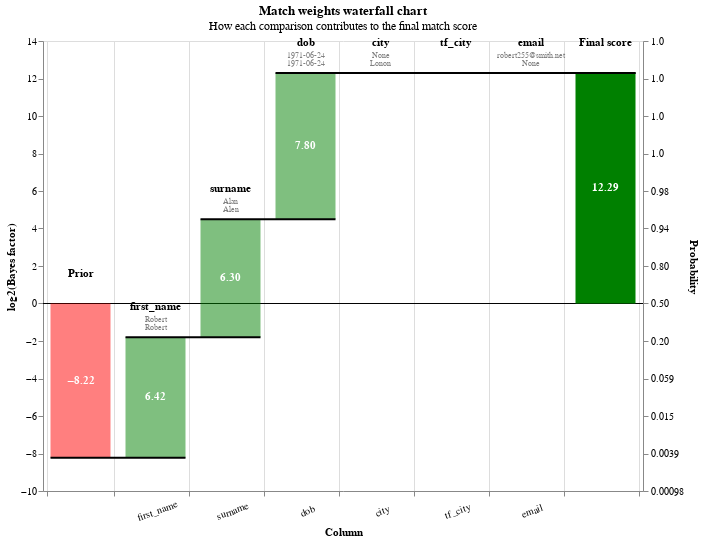

Notebook source saved alongside this figure:
### Code cell
records_to_view  = df_predictions.as_record_dict(limit=5)
linker.waterfall_chart(records_to_view, filter_nulls=False)

### Figure 1 — Vega-Lite specification as saved in the notebook (floating-point values rounded to 4 significant figures)
{"$schema": "https://vega.github.io/schema/vega-lite/v5.2.0.json", "config": {"view": {"continuousHeight": 300, "continuousWidth": 400}}, "data": {"values": [{"bar_sort_order": 0, "bayes_factor": 0.003343, "bayes_factor_description": null, "column_name": "Prior", "comparison_vector_value": null, "label_for_charts": "Starting match weight (prior)", "log2_bayes_factor": -8.225, "m_probability": null, "record_number": 0, "sql_condition": null, "term_frequency_adjustment": null, "u_probability": null, "value_l": "", "value_r": ""}, {"bar_sort_order": 1, "bayes_factor": 85.8, "bayes_factor_description": "If comparison level is `exact match` then comparison is 85.80 times more likely to be a match", "column_name": "first_name", "comparison_vector_value": 1, "label_for_charts": "Exact match", "log2_bayes_factor": 6.423, "m_probability": 0.4971, "record_number": 0, "sql_condition": "\"first_name_l\" = \"first_name_r\"", "term_frequency_adjustment": false, "u_probability": 0.005794, "value_l": "Robert", "value_r": "Robert"}, {"bar_sort_order": 2, "bayes_factor": 78.52, "bayes_factor_description": "If comparison level is `levenshtein <= 1` then comparison is 78.52 times more likely to be a match", "column_name": "surname", "comparison_vector_value": 2, "label_for_charts": "levenshtein <= 1", "log2_bayes_factor": 6.295, "m_probability": 0.1857, "record_number": 0, "sql_condition": "levenshtein(\"surname_l\", \"surname_r\") <= 1", "term_frequency_adjustment": false, "u_probability": 0.002364, "value_l": "Alan", "value_r": "Alen"}, {"bar_sort_order": 3, "bayes_factor": 222.5, "bayes_factor_description": "If comparison level is `exact match` then comparison is 222.50 times more likely to be a match", "column_name": "dob", "comparison_vector_value": 2, "label_for_charts": "Exact match", "log2_bayes_factor": 7.798, "m_probability": 0.3889, "record_number": 0, "sql_condition": "\"dob_l\" = \"dob_r\"", "term_frequency_adjustment": false, "u_probability": 0.001748, "value_l": "1971-06-24", "value_r": "1971-06-24"}, {"bar_sort_order": 4, "bayes_factor": 1, "bayes_factor_description": "If comparison level is `null` then comparison is 1.00 times more likely to be a match", "column_name": "city", "comparison_vector_value": -1, "label_for_charts": "Null", "log2_bayes_factor": 0, "m_probability": null, "record_number": 0, "sql_condition": "\"city_l\" IS NULL OR \"city_r\" IS NULL", "term_frequency_adjustment": false, "u_probability": null, "value_l": "None", "value_r": "Lonon"}, {"bar_sort_order": 5, "bayes_factor": 1, "bayes_factor_description": "If comparison level is `null` then comparison is 1.00 times more likely to be a match", "column_name": "tf_city", "comparison_vector_value": -1, "label_for_charts": "Null", "log2_bayes_factor": 0, "m_probability": null, "record_number": 0, "sql_condition": "\"city_l\" IS NULL OR \"city_r\" IS NULL", "term_frequency_adjustment": true, "u_probability": null, "value_l": "", "value_r": ""}, {"bar_sort_order": 6, "bayes_factor": 1, "bayes_factor_description": "If comparison level is `null` then comparison is 1.00 times more likely to be a match", "column_name": "email", "comparison_vector_value": -1, "label_for_charts": "Null", "log2_bayes_factor": 0, "m_probability": null, "record_number": 0, "sql_condition": "\"email_l\" IS NULL OR \"email_r\" IS NULL", "term_frequency_adjustment": false, "u_probability": null, "value_l": "robert255@smith.net", "value_r": "None"}, {"bar_sort_order": 7, "bayes_factor": 5012.0, "bayes_factor_description": null, "column_name": "Final score", "comparison_vector_value": null, "label_for_charts": "Final score", "log2_bayes_factor": 12.29, "m_probability": null, "record_number": 0, "sql_condition": null, "term_frequency_adjustment": null, "u_probability": null, "value_l": "", "value_r": ""}, {"bar_sort_order": 0, "bayes_factor": 0.003343, "bayes_factor_description": null, "column_name": "Prior", "comparison_vector_value": null, "label_for_charts": "Starting match weight (prior)", "log2_bayes_factor": -8.225, "m_probability": null, "record_number": 1, "sql_condition": null, "term_frequency_adjustment": null, "u_probability": null, "value_l": "", "value_r": ""}, {"bar_sort_order": 1, "bayes_factor": 85.8, "bayes_factor_description": "If comparison level is `exact match` then comparison is 85.80 times more likely to be a match", "column_name": "first_name", "comparison_vector_value": 1, "label_for_charts": "Exact match", "log2_bayes_factor": 6.423, "m_probability": 0.4971, "record_number": 1, "sql_condition": "\"first_name_l\" = \"first_name_r\"", "term_frequency_adjustment": false, "u_probability": 0.005794, "value_l": "Robert", "value_r": "Robert"}, {"bar_sort_order": 2, "bayes_factor": 22.37, "bayes_factor_description": "If comparison level is `levenshtein <= 2` then comparison is 22.37 times more likely to be a match", "column_name": "surname", "comparison_vector_value": 1, "label_for_charts": "levenshtein <= 2", "log2_bayes_factor": 4.484, "m_probability": 0.1121, "record_number": 1, "sql_condition": "levenshtein(\"surname_l\", \"surname_r\") <= 2", "term_frequency_adjustment": false, "u_probability": 0.005009, "value_l": "Alan", "value_r": "Allen"}, {"bar_sort_order": 3, "bayes_factor": 92.7, "bayes_factor_description": "If comparison level is `levenshtein <= 1` then comparison is 92.70 times more likely to be a match", "column_name": "dob", "comparison_vector_value": 1, "label_for_charts": "levenshtein <= 1", "log2_bayes_factor": 6.535, "m_probability": 0.1485, "record_number": 1, "sql_condition": "levenshtein(\"dob_l\", \"dob_r\") <= 1", "term_frequency_adjustment": false, "u_probability": 0.001602, "value_l": "1971-06-24", "value_r": "1971-05-24"}, {"bar_sort_order": 4, "bayes_factor": 1, "bayes_factor_description": "If comparison level is `null` then comparison is 1.00 times more likely to be a match", "column_name": "city", "comparison_vector_value": -1, "label_for_charts": "Null", "log2_bayes_factor": 0, "m_probability": null, "record_number": 1, "sql_condition": "\"city_l\" IS NULL OR \"city_r\" IS NULL", "term_frequency_adjustment": false, "u_probability": null, "value_l": "None", "value_r": "None"}, {"bar_sort_order": 5, "bayes_factor": 1, "bayes_factor_description": "If comparison level is `null` then comparison is 1.00 times more likely to be a match", "column_name": "tf_city", "comparison_vector_value": -1, "label_for_charts": "Null", "log2_bayes_factor": 0, "m_probability": null, "record_number": 1, "sql_condition": "\"city_l\" IS NULL OR \"city_r\" IS NULL", "term_frequency_adjustment": true, "u_probability": null, "value_l": "", "value_r": ""}, {"bar_sort_order": 6, "bayes_factor": 206.6, "bayes_factor_description": "If comparison level is `levenshtein <= 2` then comparison is 206.57 times more likely to be a match", "column_name": "email", "comparison_vector_value": 1, "label_for_charts": "levenshtein <= 2", "log2_bayes_factor": 7.69, "m_probability": 0.1282, "record_number": 1, "sql_condition": "levenshtein(\"email_l\", \"email_r\") <= 2", "term_frequency_adjustment": false, "u_probability": 0.0006208, "value_l": "robert255@smith.net", "value_r": "roberta25@smith.net"}, {"bar_sort_order": 7, "bayes_factor": 122900.0, "bayes_factor_description": null, "column_name": "Final score", "comparison_vector_value": null, "label_for_charts": "Final score", "log2_bayes_factor": 16.91, "m_probability": null, "record_number": 1, "sql_condition": null, "term_frequency_adjustment": null, "u_probability": null, "value_l": "", "value_r": ""}, {"bar_sort_order": 0, "bayes_factor": 0.003343, "bayes_factor_description": null, "column_name": "Prior", "comparison_vector_value": null, "label_for_charts": "Starting match weight (prior)", "log2_bayes_factor": -8.225, "m_probability": null, "record_number": 2, "sql_condition": null, "term_frequency_adjustment": null, "u_probability": null, "value_l": "", "value_r": ""}, {"bar_sort_order": 1, "bayes_factor": 85.8, "bayes_factor_description": "If comparison level is `exact match` then comparison is 85.80 times more likely to be a match", "column_name": "first_name", "comparison_vector_value": 1, "label_for_charts": "Exact match", "log2_bayes_factor": 6.423, "m_probability": 0.4971, "record_number": 2, "sql_condition": "\"first_name_l\" = \"first_name_r\"", "term_frequency_adjustment": false, "u_probability": 0.005794, "value_l": "Robert", "value_r": "Robert"}, {"bar_sort_order": 2, "bayes_factor": 78.52, "bayes_factor_description": "If comparison level is `levenshtein <= 1` then comparison is 78.52 times more likely to be a match", "column_name": "surname", "comparison_vector_value": 2, "label_for_charts": "levenshtein <= 1", "log2_bayes_factor": 6.295, "m_probability": 0.1857, "record_number": 2, "sql_condition": "levenshtein(\"surname_l\", \"surname_r\") <= 1", "term_frequency_adjustment": false, "u_probability": 0.002364, "value_l": "Allen", "value_r": "Alen"}, {"bar_sort_order": 3, "bayes_factor": 92.7, "bayes_factor_description": "If comparison level is `levenshtein <= 1` then comparison is 92.70 times more likely to be a match", "column_name": "dob", "comparison_vector_value": 1, "label_for_charts": "levenshtein <= 1", "log2_bayes_factor": 6.535, "m_probability": 0.1485, "record_number": 2, "sql_condition": "levenshtein(\"dob_l\", \"dob_r\") <= 1", "term_frequency_adjustment": false, "u_probability": 0.001602, "value_l": "1971-05-24", "value_r": "1971-06-24"}, {"bar_sort_order": 4, "bayes_factor": 1, "bayes_factor_description": "If comparison level is `null` then comparison is 1.00 times more likely to be a match", "column_name": "city", "comparison_vector_value": -1, "label_for_charts": "Null", "log2_bayes_factor": 0, "m_probability": null, "record_number": 2, "sql_condition": "\"city_l\" IS NULL OR \"city_r\" IS NULL", "term_frequency_adjustment": false, "u_probability": null, "value_l": "None", "value_r": "Lonon"}, {"bar_sort_order": 5, "bayes_factor": 1, "bayes_factor_description": "If comparison level is `null` then comparison is 1.00 times more likely to be a match", "column_name": "tf_city", "comparison_vector_value": -1, "label_for_charts": "Null", "log2_bayes_factor": 0, "m_probability": null, "record_number": 2, "sql_condition": "\"city_l\" IS NULL OR \"city_r\" IS NULL", "term_frequency_adjustment": true, "u_probability": null, "value_l": "", "value_r": ""}, {"bar_sort_order": 6, "bayes_factor": 1, "bayes_factor_description": "If comparison level is `null` then comparison is 1.00 times more likely to be a match", "column_name": "email", "comparison_vector_value": -1, "label_for_charts": "Null", "log2_bayes_factor": 0, "m_probability": null, "record_number": 2, "sql_condition": "\"email_l\" IS NULL OR \"email_r\" IS NULL", "term_frequency_adjustment": false, "u_probability": null, "value_l": "roberta25@smith.net", "value_r": "None"}, {"bar_sort_order": 7, "bayes_factor": 2088.0, "bayes_factor_description": null, "column_name": "Final score", "comparison_vector_value": null, "label_for_charts": "Final score", "log2_bayes_factor": 11.03, "m_probability": null, "record_number": 2, "sql_condition": null, "term_frequency_adjustment": null, "u_probability": null, "value_l": "", "value_r": ""}, {"bar_sort_order": 0, "bayes_factor": 0.003343, "bayes_factor_description": null, "column_name": "Prior", "comparison_vector_value": null, "label_for_charts": "Starting match weight (prior)", "log2_bayes_factor": -8.225, "m_probability": null, "record_number": 3, "sql_condition": null, "term_frequency_adjustment": null, "u_probability": null, "value_l": "", "value_r": ""}, {"bar_sort_order": 1, "bayes_factor": 85.8, "bayes_factor_description": "If comparison level is `exact match` then comparison is 85.80 times more likely to be a match", "column_name": "first_name", "comparison_vector_value": 1, "label_for_charts": "Exact match", "log2_bayes_factor": 6.423, "m_probability": 0.4971, "record_number": 3, "sql_condition": "\"first_name_l\" = \"first_name_r\"", "term_frequency_adjustment": false, "u_probability": 0.005794, "value_l": "Alfie", "value_r": "Alfie"}, {"bar_sort_order": 2, "bayes_factor": 89.48, "bayes_factor_description": "If comparison level is `exact match` then comparison is 89.48 times more likely to be a match", "column_name": "surname", "comparison_vector_value": 3, "label_for_charts": "Exact match", "log2_bayes_factor": 6.484, "m_probability": 0.4376, "record_number": 3, "sql_condition": "\"surname_l\" = \"surname_r\"", "term_frequency_adjustment": false, "u_probability": 0.00489, "value_l": "Griffiths", "value_r": "Griffiths"}, {"bar_sort_order": 3, "bayes_factor": 222.5, "bayes_factor_description": "If comparison level is `exact match` then comparison is 222.50 times more likely to be a match", "column_name": "dob", "comparison_vector_value": 2, "label_for_charts": "Exact match", "log2_bayes_factor": 7.798, "m_probability": 0.3889, "record_number": 3, "sql_condition": "\"dob_l\" = \"dob_r\"", "term_frequency_adjustment": false, "u_probability": 0.001748, "value_l": "2008-05-07", "value_r": "2008-05-07"}, {"bar_sort_order": 4, "bayes_factor": 10.26, "bayes_factor_description": "If comparison level is `exact match` then comparison is 10.26 times more likely to be a match", "column_name": "city", "comparison_vector_value": 1, "label_for_charts": "Exact match", "log2_bayes_factor": 3.36, "m_probability": 0.5661, "record_number": 3, "sql_condition": "\"city_l\" = \"city_r\"", "term_frequency_adjustment": false, "u_probability": 0.05515, "value_l": "Plymouth", "value_r": "Plymouth"}, {"bar_sort_order": 5, "bayes_factor": 3.736, "bayes_factor_description": "Term frequency adjustment on city makes comparison 3.74 times more likely to be a match", "column_name": "tf_city", "comparison_vector_value": 1, "label_for_charts": "Term freq adjustment on city with weight {cl.tf_adjustment_weight}", "log2_bayes_factor": 1.902, "m_probability": null, "record_number": 3, "sql_condition": "\"city_l\" = \"city_r\"", "term_frequency_adjustment": true, "u_probability": null, "value_l": "Plymouth", "value_r": "Plymouth"}, {"bar_sort_order": 6, "bayes_factor": 255.3, "bayes_factor_description": "If comparison level is `exact match` then comparison is 255.30 times more likely to be a match", "column_name": "email", "comparison_vector_value": 3, "label_for_charts": "Exact match", "log2_bayes_factor": 7.996, "m_probability": 0.5601, "record_number": 3, "sql_condition": "\"email_l\" = \"email_r\"", "term_frequency_adjustment": false, "u_probability": 0.002194, "value_l": "a.griffiths@garner-bridges.com", "value_r": "a.griffiths@garner-bridges.com"}, {"bar_sort_order": 7, "bayes_factor": 55920000.0, "bayes_factor_description": null, "column_name": "Final score", "comparison_vector_value": null, "label_for_charts": "Final score", "log2_bayes_factor": 25.74, "m_probability": null, "record_number": 3, "sql_condition": null, "term_frequency_adjustment": null, "u_probability": null, "value_l": "", "value_r": ""}, {"bar_sort_order": 0, "bayes_factor": 0.003343, "bayes_factor_description": null, "column_name": "Prior", "comparison_vector_value": null, "label_for_charts": "Starting match weight (prior)", "log2_bayes_factor": -8.225, "m_probability": null, "record_number": 4, "sql_condition": null, "term_frequency_adjustment": null, "u_probability": null, "value_l": "", "value_r": ""}, {"bar_sort_order": 1, "bayes_factor": 85.8, "bayes_factor_description": "If comparison level is `exact match` then comparison is 85.80 times more likely to be a match", "column_name": "first_name", "comparison_vector_value": 1, "label_for_charts": "Exact match", "log2_bayes_factor": 6.423, "m_probability": 0.4971, "record_number": 4, "sql_condition": "\"first_name_l\" = \"first_name_r\"", "term_frequency_adjustment": false, "u_probability": 0.005794, "value_l": "Alfie", "value_r": "Alfie"}, {"bar_sort_order": 2, "bayes_factor": 78.52, "bayes_factor_description": "If comparison level is `levenshtein <= 1` then comparison is 78.52 times more likely to be a match", "column_name": "surname", "comparison_vector_value": 2, "label_for_charts": "levenshtein <= 1", "log2_bayes_factor": 6.295, "m_probability": 0.1857, "record_number": 4, "sql_condition": "levenshtein(\"surname_l\", \"surname_r\") <= 1", "term_frequency_adjustment": false, "u_probability": 0.002364, "value_l": "Griffiths", "value_r": "Griffihs"}, {"bar_sort_order": 3, "bayes_factor": 0.4642, "bayes_factor_description": "If comparison level is `all other comparisons` then comparison is  2.15 times less likely to be a match", "column_name": "dob", "comparison_vector_value": 0, "label_for_charts": "All other comparisons", "log2_bayes_factor": -1.107, "m_probability": 0.4626, "record_number": 4, "sql_condition": "ELSE", "term_frequency_adjustment": false, "u_probability": 0.9967, "value_l": "2008-05-07", "value_r": "2009-04-07"}, {"bar_sort_order": 4, "bayes_factor": 0.4593, "bayes_factor_description": "If comparison level is `all other comparisons` then comparison is  2.18 times less likely to be a match", "column_name": "city", "comparison_vector_value": 0, "label_for_charts": "All other comparisons", "log2_bayes_factor": -1.123, "m_probability": 0.4339, "record_number": 4, "sql_condition": "ELSE", "term_frequency_adjustment": false, "u_probability": 0.9449, "value_l": "Plymouth", "value_r": "Plyoutm"}, {"bar_sort_order": 5, "bayes_factor": 1, "bayes_factor_description": "If comparison level is `all other comparisons` then comparison is  2.18 times less likely to be a match", "column_name": "tf_city", "comparison_vector_value": 0, "label_for_charts": "All other comparisons", "log2_bayes_factor": 0, "m_probability": 0.4339, "record_number": 4, "sql_condition": "ELSE", "term_frequency_adjustment": true, "u_probability": 0.9449, "value_l": "", "value_r": ""}, {"bar_sort_order": 6, "bayes_factor": 1, "bayes_factor_description": "If comparison level is `null` then comparison is 1.00 times more likely to be a match", "column_name": "email", "comparison_vector_value": -1, "label_for_charts": "Null", "log2_bayes_factor": 0, "m_probability": null, "record_number": 4, "sql_condition": "\"email_l\" IS NULL OR \"email_r\" IS NULL", "term_frequency_adjustment": false, "u_probability": null, "value_l": "a.griffiths@garner-bridges.com", "value_r": "None"}, {"bar_sort_order": 7, "bayes_factor": 4.802, "bayes_factor_description": null, "column_name": "Final score", "comparison_vector_value": null, "label_for_charts": "Final score", "log2_bayes_factor": 2.264, "m_probability": null, "record_number": 4, "sql_condition": null, "term_frequency_adjustment": null, "u_probability": null, "value_l": "", "value_r": ""}]}, "height": 450, "layer": [{"layer": [{"encoding": {"color": {"value": "black"}, "size": {"value": 0.5}, "y": {"field": "zero", "type": "quantitative"}}, "mark": "rule"}, {"encoding": {"color": {"condition": {"test": "(datum.log2_bayes_factor < 0)", "value": "red"}, "value": "green"}, "opacity": {"condition": {"test": "datum.column_name == 'Prior match weight' || datum.column_name == 'Final score'", "value": 1}, "value": 0.5}, "tooltip": [{"field": "column_name", "title": "Comparison column", "type": "nominal"}, {"field": "value_l", "title": "Value (L)", "type": "nominal"}, {"field": "value_r", "title": "Value (R)", "type": "nominal"}, {"field": "label_for_charts", "title": "Label", "type": "ordinal"}, {"field": "sql_condition", "title": "SQL condition", "type": "nominal"}, {"field": "comparison_vector_value", "title": "Comparison vector value", "type": "nominal"}, {"field": "bayes_factor", "format": ",.4f", "title": "Bayes factor = m/u", "type": "quantitative"}, {"field": "log2_bayes_factor", "format": ",.4f", "title": "Match weight = log2(m/u)", "type": "quantitative"}, {"field": "prob", "format": ".4f", "title": "Adjusted match score", "type": "quantitative"}, {"field": "bayes_factor_description", "title": "Match weight description", "type": "nominal"}], "x": {"axis": {"grid": true, "labelAlign": "center", "labelAngle": -20, "labelExpr": "datum.value == 'Prior' || datum.value == 'Final score' ? '' : datum.value", "labelPadding": 10, "tickBand": "extent", "title": "Column"}, "field": "column_name", "sort": {"field": "bar_sort_order", "order": "ascending"}, "type": "nominal"}, "y": {"axis": {"grid": false, "orient": "left", "title": "log2(Bayes factor)"}, "field": "previous_sum", "type": "quantitative"}, "y2": {"field": "sum"}}, "mark": {"type": "bar", "width": 60}}, {"encoding": {"color": {"value": "white"}, "text": {"condition": {"field": "log2_bayes_factor", "format": ".2f", "test": "abs(datum.log2_bayes_factor) > 1", "type": "nominal"}, "value": ""}, "x": {"axis": {"labelAngle": 0, "title": "Column"}, "field": "column_name", "sort": {"field": "bar_sort_order", "order": "ascending"}, "type": "nominal"}, "y": {"axis": {"orient": "left"}, "field": "center", "type": "quantitative"}}, "mark": {"fontWeight": "bold", "type": "text"}}, {"encoding": {"color": {"value": "black"}, "text": {"field": "column_name", "type": "nominal"}, "x": {"axis": {"labelAngle": 0, "title": "Column"}, "field": "column_name", "sort": {"field": "bar_sort_order", "order": "ascending"}, "type": "nominal"}, "y": {"field": "sum_top", "type": "quantitative"}}, "mark": {"baseline": "bottom", "dy": -25, "fontWeight": "bold", "type": "text"}}, {"encoding": {"color": {"value": "grey"}, "text": {"field": "value_l", "type": "nominal"}, "x": {"axis": {"labelAngle": 0, "title": "Column"}, "field": "column_name", "sort": {"field": "bar_sort_order", "order": "ascending"}, "type": "nominal"}, "y": {"field": "sum_top", "type": "quantitative"}}, "mark": {"baseline": "bottom", "dy": -13, "fontSize": 8, "type": "text"}}, {"encoding": {"color": {"value": "grey"}, "text": {"field": "value_r", "type": "nominal"}, "x": {"axis": {"labelAngle": 0, "title": "Column"}, "field": "column_name", "sort": {"field": "bar_sort_order", "order": "ascending"}, "type": "nominal"}, "y": {"field": "sum_top", "type": "quantitative"}}, "mark": {"baseline": "bottom", "dy": -5, "fontSize": 8, "type": "text"}}]}, {"encoding": {"x": {"axis": {"labelAngle": 0, "title": "Column"}, "field": "column_name", "sort": {"field": "bar_sort_order", "order": "ascending"}, "type": "nominal"}, "x2": {"field": "lead"}, "y": {"axis": {"labelExpr": "format(1 / (1 + pow(2, -1*datum.value)), '.2r')", "orient": "right", "title": "Probability"}, "field": "sum", "scale": {"zero": false}, "type": "quantitative"}}, "mark": {"color": "black", "strokeWidth": 2, "type": "rule", "x2Offset": 30, "xOffset": -30}}], "params": [{"bind": {"input": "range", "max": 4, "min": 0, "step": 1}, "description": "Filter by the interation number", "name": "record_number", "value": 0}], "resolve": {"axis": {"y": "independent"}}, "title": {"subtitle": "How each comparison contributes to the final match score", "text": "Match weights waterfall chart"}, "transform": [{"filter": "(datum.record_number == record_number)"}, {"frame": [null, 0], "window": [{"as": "sum", "field": "log2_bayes_factor", "op": "sum"}, {"as": "lead", "field": "column_name", "op": "lead"}]}, {"as": "sum", "calculate": "datum.column_name === \"Final score\" ? datum.sum - datum.log2_bayes_factor : datum.sum"}, {"as": "lead", "calculate": "datum.lead === null ? datum.column_name : datum.lead"}, {"as": "previous_sum", "calculate": "datum.column_name === \"Final score\" || datum.column_name === \"Prior match weight\" ? 0 : datum.sum - datum.log2_bayes_factor"}, {"as": "top_label", "calculate": "datum.sum > datum.previous_sum ? datum.column_name : \"\""}, {"as": "bottom_label", "calculate": "datum.sum < datum.previous_sum ? datum.column_name : \"\""}, {"as": "sum_top", "calculate": "datum.sum > datum.previous_sum ? datum.sum : datum.previous_sum"}, {"as": "sum_bottom", "calculate": "datum.sum < datum.previous_sum ? datum.sum : datum.previous_sum"}, {"as": "center", "calculate": "(datum.sum + datum.previous_sum) / 2"}, {"as": "text_log2_bayes_factor", "calculate": "(datum.log2_bayes_factor > 0 ? \"+\" : \"\") + datum.log2_bayes_factor"}, {"as": "dy", "calculate": "datum.sum < datum.previous_sum ? 4 : -4"}, {"as": "baseline", "calculate": "datum.sum < datum.previous_sum ? \"top\" : \"bottom\""}, {"as": "prob", "calculate": "1. / (1 + pow(2, -1.*datum.sum))"}, {"as": "zero", "calculate": "0*datum.sum"}], "width": {"step": 75}}
